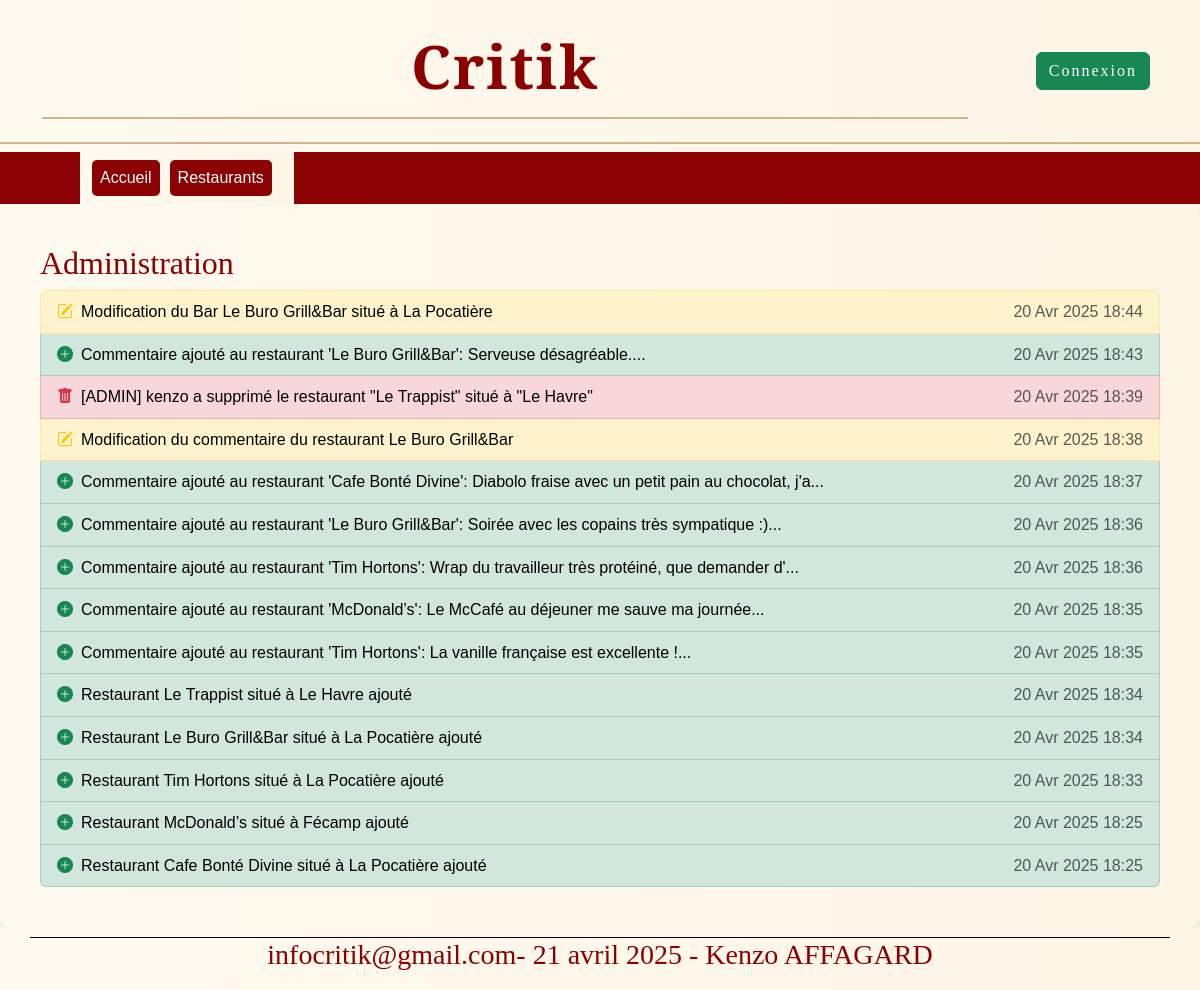
The page /administration/ on the database as committed earlier.
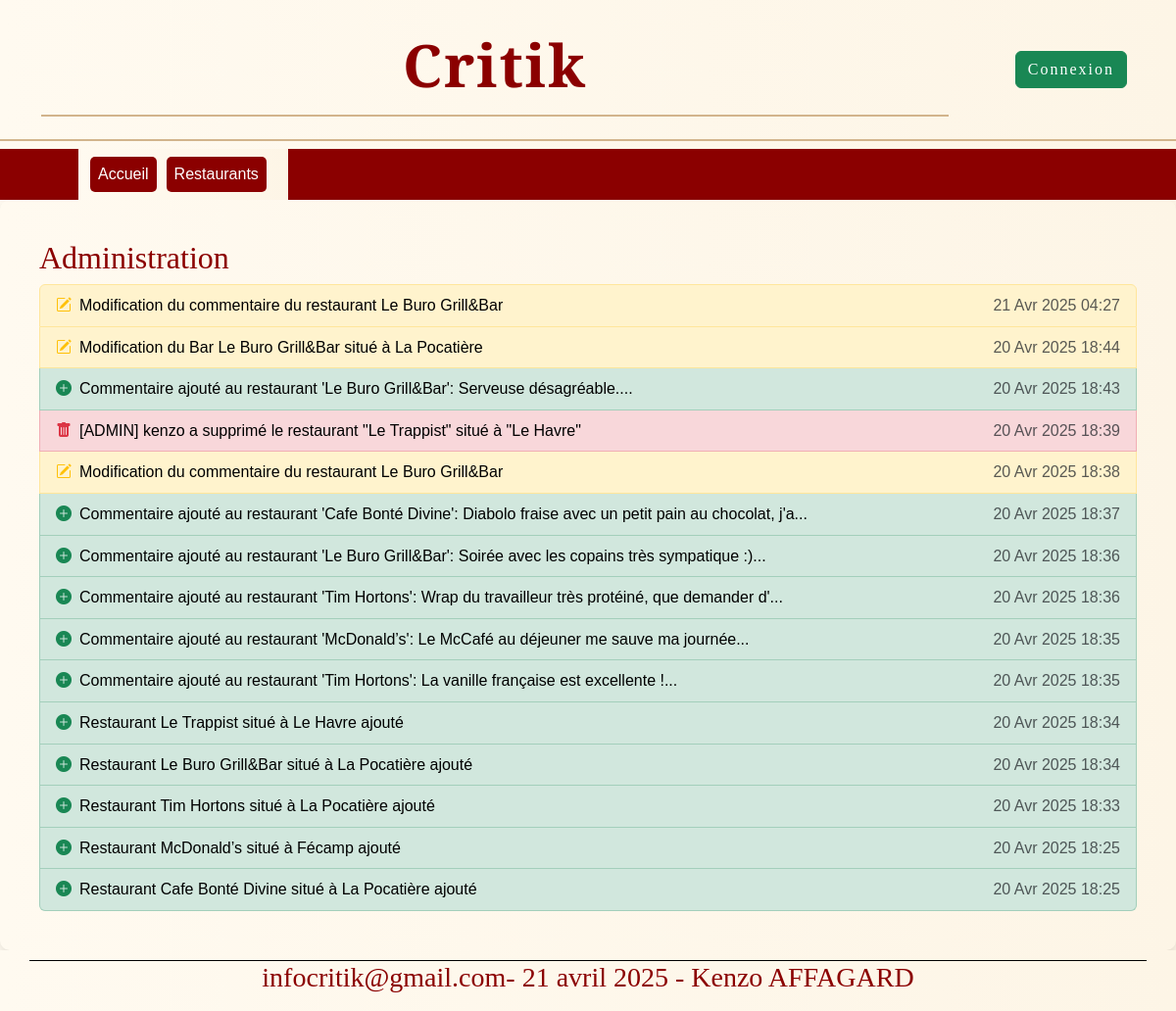
The same page on the database as committed later.
### restaurants/models.py (models this page shows, shortened)
class Log(models.Model):
    user = models.ForeignKey(User, on_delete=models.SET_NULL, null=True)
    action = models.CharField(max_length=255)
    timestamp = models.DateTimeField(auto_now_add=True)
    old_data = models.TextField(null=True, blank=True)
    new_data = models.TextField(null=True, blank=True)

### PIW4/views.py (the view)
# urls.py: path('administration/',AdministrationView.as_view(),name='administration'),
class AdministrationView(TemplateView):
    template_name = 'admin.html'
    def get_context_data(self, **kwargs):
        context = super().get_context_data(**kwargs)
        logs = Log.objects.all().order_by('-timestamp')[:100]
        for log in logs:
            try:
                log.old_data_dict = json.loads(log.old_data) if log.old_data and log.old_data.strip().startswith('{') else {}
            except Exception as e:
                logging.error(f"[ADMIN VIEW] Erreur old_data log {log.id}: {e}")
                log.old_data_dict = {}
            try:
                log.new_data_dict = json.loads(log.new_data) if log.new_data and log.new_data.strip().startswith('{') else {}
            except Exception as e:
                logging.error(f"[ADMIN VIEW] Erreur new_data log {log.id}: {e}")
                log.new_data_dict = {}
            log.changes = []
            if log.old_data_dict and log.new_data_dict:
                for key in log.old_data_dict:
                    old_val = log.old_data_dict.get(key, '')
                    new_val = log.new_data_dict.get(key, '')
                    if old_val != new_val:
                        log.changes.append(f"{key} : '{old_val}' --> '{new_val}'")
        context['logs'] = logs
        return context

### PIW4/templates/admin.html (shortened to what this page needs)
{% extends 'maitre.html' %}
{% load static %}
{% block titrepage %}
<h2>Administration</h2>
{% endblock %}
{% block admin %}
<ul class="list-group">
    {% for log in logs %}
    <li class="list-group-item
        {% if 'ajouté' in log.action %}
            list-group-item-success
        {% elif 'Modification' in log.action %}
            list-group-item-warning
        {% elif 'supprimé' in log.action %}
            list-group-item-danger
        {% endif %}">
        <a href="#logModal{{ log.id }}" data-bs-toggle="modal" style="color: black;" class="d-flex justify-content-start align-items-center text-decoration-none">
            {% if 'ajouté' in log.action %}
                <i class="bi bi-plus-circle-fill text-success"></i>
            {% elif 'Modification' in log.action %}
                <i class="bi bi-pencil-square text-warning"></i>
            {% elif 'supprimé' in log.action %}
                <i class="bi bi-trash-fill text-danger"></i>
            {% endif %}
            <span class="ms-2">{{ log.action }}</span>
            <span class="text-muted ms-auto">{{ log.timestamp|date:"d M Y H:i" }}</span>
        </a>
    </li>
    {% endfor %}
</ul>
{% endblock %}

### PIW4/templates/maitre.html (shortened to what this page needs)
{% load static %}
<!DOCTYPE html>
<html lang="en">
<head>
    <link rel="stylesheet" href="https://cdn.jsdelivr.net/npm/bootstrap@5.3.2/dist/css/bootstrap.min.css">
    <link rel="stylesheet" href="{% static 'css/style.css' %}">
    <link href="https://cdn.jsdelivr.net/npm/bootstrap-icons/font/bootstrap-icons.css" rel="stylesheet">
</head>
<body>
    <header>
        <h1>{% include "header.html" %}</h1>
        <nav>
            {% include "menu.html" %}
        </nav>
    </header>
    <main>
      {% block titrepage %} {% endblock %}
        {% block admin %} {% endblock %}
    </main>
    <footer>
        {% include "footer.html" %}
    </footer>
</body>
</html>

### PIW4/templates/header.html
<div class="container">
    <div class="row">
        <div class="col-md-10 text-end">
            <h1>Critik</h1>
        </div>
        <div class="col-md-2 d-flex justify-content-end align-items-center">
            {% if user.is_authenticated %}
            <a class="btn btn-danger" type="button" href="/logout/">Déconnexion</a>
            {% else %}
            <a class="btn btn-success me-2" type="button" href="/login/">Connexion</a>
            {% endif %}
        </div>
    </div>
</div>

### PIW4/templates/menu.html (shortened to what this page needs)
<nav class="navbar navbar-expand-lg navbar-light bg-light">
    <div class="container-fluid">
        <div class="collapse navbar-collapse" id="navbarNav">
            <ul class="navbar-nav">
                <li class="nav-item menu-item">
                    <a class="nav-link menu-link" href="/">Accueil</a>
                </li>
                <li class="nav-item">
                    <a class="nav-link menu-link" href="/restaurants/">Restaurants</a>
                </li>
            </ul>
        </div>
    </div>
</nav>

### PIW4/templates/footer.html
<div class="container">
    <div class="row">
        <div class="col-md-12" style="border-top: 1px solid black;">
            <h3><a href="mailto:" style="color: inherit; text-decoration: none;">infocritik@gmail.com</a>- <span id="date">
                {% now "j F Y" %}</span> - Kenzo AFFAGARD</h3>
        </div>
    </div>
</div>

### PIW4/static/css/style.css (style rules this page uses)
body { background: linear-gradient(to right, #fffaf0, #fdf5e6); color: #333333; font-family: 'Arial', sans-serif; line-height: 1.6; margin: 0; padding: 0; display: flex; flex-direction: column; min-height: 100vh; }
header, footer { background: linear-gradient(to right, #fffaf0, #fdf5e6); color: white; }
header h1 { font-family: 'Playfair Display', serif; font-size: 60px; text-align: center; font-weight: 700; color: #8b0000; letter-spacing: 2px; padding: 15px 0; border-bottom: 2px solid #d2b48c; }
nav { display: flex; text-align: center; justify-content: space-between; padding-left: 80px; padding-right: 80px; background-color:#8b0000; }
nav.navbar { background: linear-gradient(to right, #fffaf0, #fdf5e6); }
.menu-link { background-color: #8b0000 !important; color: white !important; border-radius: 5px; margin-right: 10px; padding: 5px 10px; }
a { color: #d2691e; text-decoration: none; }
main { display: flex; flex-direction: column; flex: 0.7; box-shadow: 0 4px 8px rgba(0, 0, 0, 0.1); padding: 40px; border-radius: 10px; }
h2, h3 { font-family: 'Playfair Display', serif; color: #8b0000; }
footer { display: flex; flex: 0.10; justify-content: center; text-align: center; left: 0; bottom: 0; width: 100%; color: black; text-align: center; padding: 10px 0; background-color: #fffaf0; }

Rows that differ between the two databases and show on the page:
added Log: action "Modification du commentaire du restaurant Le Buro Grill&Bar", timestamp "21 Avr 2025 04:27"
